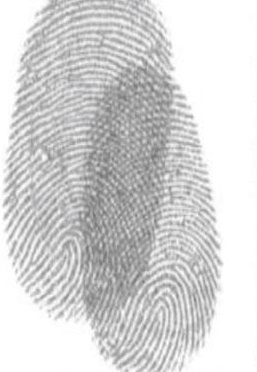
%> input picture overl.jpg, 257 x 372 px
$ octave speckle.m   (GNU Octave 9; MATLAB toolbox functions it lacks are replaced by stand-ins)
%> lines starting %> are read from the running program, lines starting %| are printed output that depends on the picture; in (x1, y1, x2, y2) boxes, pixels count from 0 and x2, y2 are one past the last pixel; in counts of white or black regions, pixels touching at a corner belong together; the program's own positions count from 1
clc
clear all
close all

tic
I=imread('overl.jpg');
%> I is the input picture: size 372x257x3 uint8; mean R, G, B 211.9, 211.9, 212
I4=rgb2gray(I);
I2 = padarray(I4,[30, 30],255);
I6=imnoise(I2,'speckle');
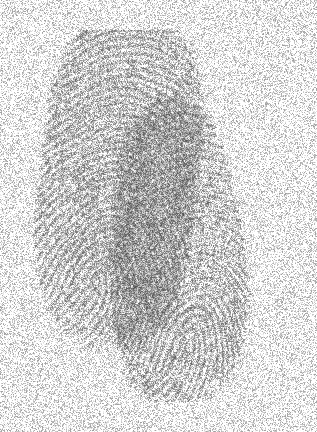
%> I6: size 432x317 uint8; min 77, max 255, mean 210.3
I3=im2double(I6);
figure
imshow(I3); title('I6');

f1= fspecial('average',20);
Y=filter2(f1,I2,'same');
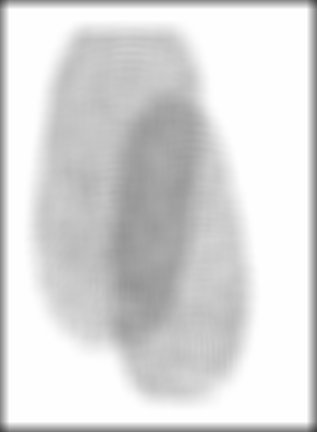
%> Y: size 432x317 double; min 63.75, max 255, mean 218
figure
imshow(Y/255);
title('Y/255');

A=ones(size(Y));
H=A-(Y/255);

H12=filter2(f1,H,'valid');
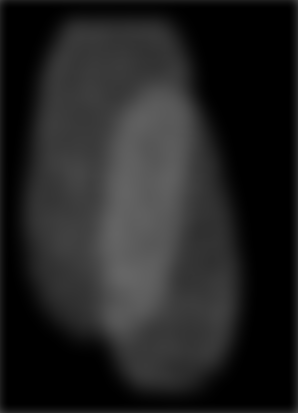
%> H12: size 413x298 double; min 7.33e-15, max 0.399, mean 0.137
H2=imresize(H12,size(I3));
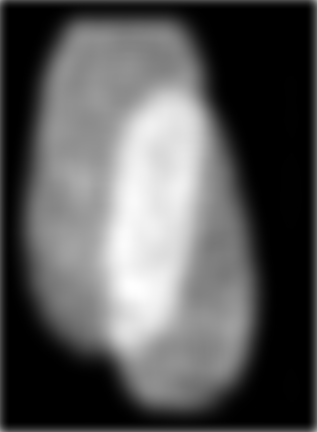
%> H2: size 432x317 double; min -0.000342, max 0.399, mean 0.137; drawn with min black and max white
figure,imshow(3*H2);title('3*h2');
%> after `imshow(3*H2)`:
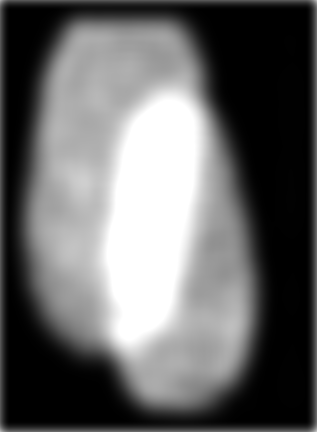
%> displayed picture: size 432x317, on the screen's scale of 0 to 255; min 0, max 255, mean 102.1
H3=3.2*H2;

[x, y] = size(H2);
%> x = 432; y = 317

H4= zeros(x,y);
for i=1:x
    for j=1:y
      if H3(i,j) > 0.9
         H4(i,j) = H3(i,j);
      end
    end
end
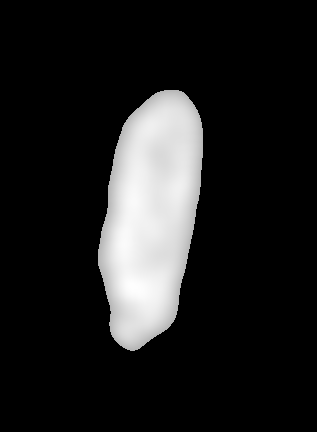
%> H4: size 432x317 double; min 0, max 1.28, mean 0.162; drawn with min black and max white

figure,imshow(H4);title('h4');

BW3=H4;
%dilate H4
H5=edge(H4,'sobel');
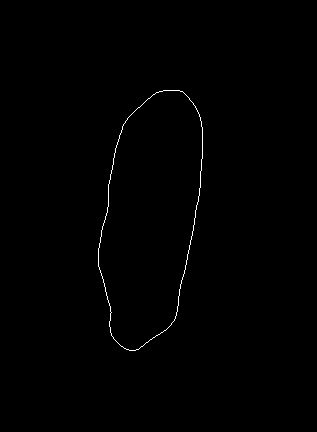
%> H5: size 432x317 logical; 0.41% white in thin lines or dots, all inside (x1, y1, x2, y2) = (98, 90, 203, 351)
%> (the run ends here)

$ run again, with 3fingerprint1.jpg copied over overl.jpg
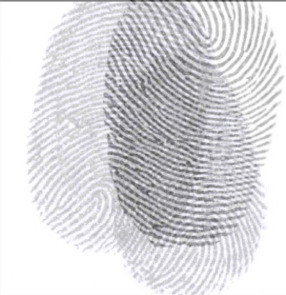
%> input picture 3fingerprint1.jpg, 286 x 295 px
%> I is the input picture: size 295x286x3 uint8; mean R, G, B 216.4, 215.8, 219.2
%> `H2=imresize(H12,size(I3));`:
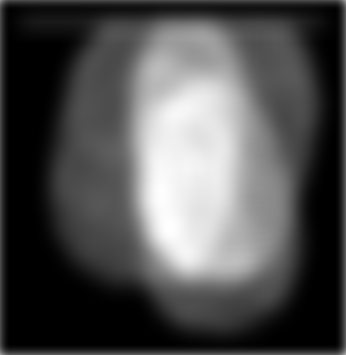
%> H2: size 355x346 double; min -0.000334, max 0.388, mean 0.122; drawn with min black and max white
%> `H5=edge(H4,'sobel');`:
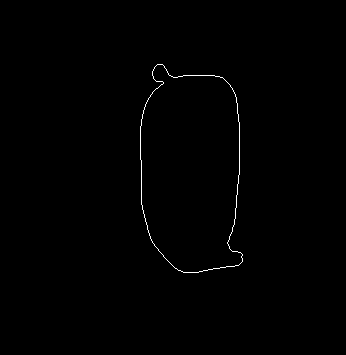
%> H5: size 355x346 logical; 0.44% white in thin lines or dots, all inside (x1, y1, x2, y2) = (140, 64, 243, 273)

$ run again, with d18.jpg copied over overl.jpg
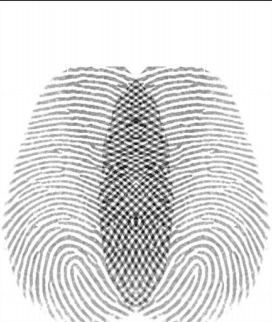
%> input picture d18.jpg, 272 x 322 px
%> I is the input picture: size 322x272 uint8; min 9, max 255, mean 217.1
%> `imshow(3*H2)`:
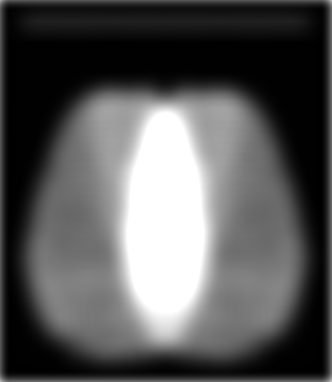
%> displayed picture: size 382x332, on the screen's scale of 0 to 255; min 0, max 255, mean 86.8
%> `H5=edge(H4,'sobel');`:
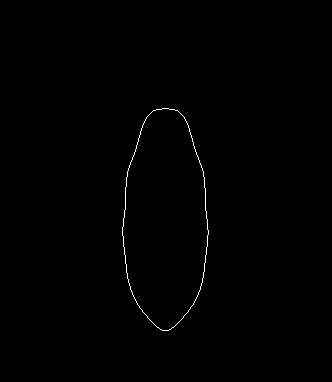
%> H5: size 382x332 logical; 0.37% white in thin lines or dots, all inside (x1, y1, x2, y2) = (122, 108, 209, 331)
